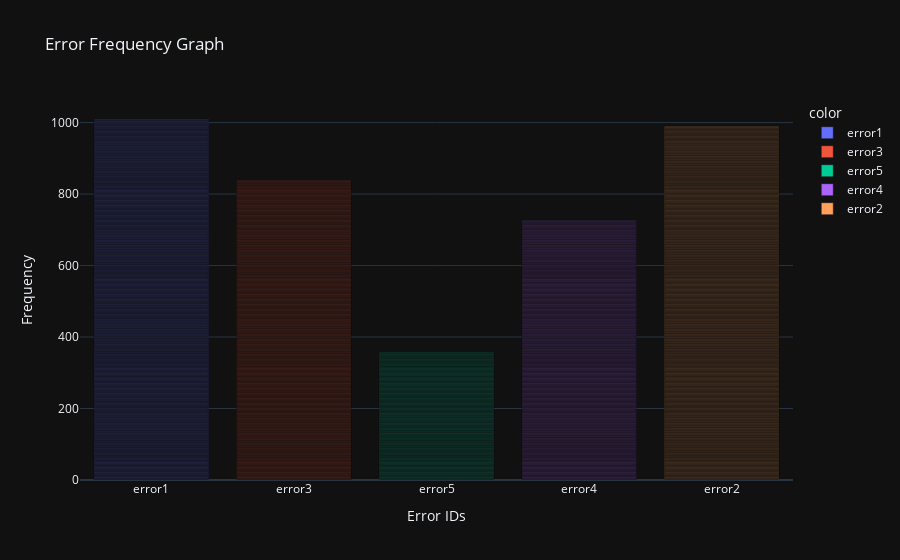

The notebook cell saved with this chart:
### Markdown cell above
#### Errors

### Code cell
fig  = px.bar(x =df_errors['errorID'] , color=df_errors['errorID'].values , title="Error Frequency Graph" )
fig.update_layout(xaxis_title='Error IDs', yaxis_title="Frequency" , template='plotly_dark')
fig.show()

### Figure 1 — Plotly figure (JSON) as saved in the notebook; plotly's stock layout.template omitted (floating-point values rounded to 4 significant figures; data arrays with more than 128 entries replaced by an {"elided": "..."} marker saying what was removed)
{"data": [{"alignmentgroup": "True", "hovertemplate": "color=error1<br>x=%{x}<br>count=%{y}<extra></extra>", "legendgroup": "error1", "marker": {"color": "#636efa", "pattern": {"shape": ""}}, "name": "error1", "offsetgroup": "error1", "orientation": "v", "showlegend": true, "textposition": "auto", "type": "bar", "x": {"elided": "1010 str values"}, "xaxis": "x", "y": {"elided": "1010 int values"}, "yaxis": "y"}, {"alignmentgroup": "True", "hovertemplate": "color=error3<br>x=%{x}<br>count=%{y}<extra></extra>", "legendgroup": "error3", "marker": {"color": "#EF553B", "pattern": {"shape": ""}}, "name": "error3", "offsetgroup": "error3", "orientation": "v", "showlegend": true, "textposition": "auto", "type": "bar", "x": {"elided": "838 str values"}, "xaxis": "x", "y": {"elided": "838 int values"}, "yaxis": "y"}, {"alignmentgroup": "True", "hovertemplate": "color=error5<br>x=%{x}<br>count=%{y}<extra></extra>", "legendgroup": "error5", "marker": {"color": "#00cc96", "pattern": {"shape": ""}}, "name": "error5", "offsetgroup": "error5", "orientation": "v", "showlegend": true, "textposition": "auto", "type": "bar", "x": {"elided": "356 str values"}, "xaxis": "x", "y": {"elided": "356 int values"}, "yaxis": "y"}, {"alignmentgroup": "True", "hovertemplate": "color=error4<br>x=%{x}<br>count=%{y}<extra></extra>", "legendgroup": "error4", "marker": {"color": "#ab63fa", "pattern": {"shape": ""}}, "name": "error4", "offsetgroup": "error4", "orientation": "v", "showlegend": true, "textposition": "auto", "type": "bar", "x": {"elided": "727 str values"}, "xaxis": "x", "y": {"elided": "727 int values"}, "yaxis": "y"}, {"alignmentgroup": "True", "hovertemplate": "color=error2<br>x=%{x}<br>count=%{y}<extra></extra>", "legendgroup": "error2", "marker": {"color": "#FFA15A", "pattern": {"shape": ""}}, "name": "error2", "offsetgroup": "error2", "orientation": "v", "showlegend": true, "textposition": "auto", "type": "bar", "x": {"elided": "988 str values"}, "xaxis": "x", "y": {"elided": "988 int values"}, "yaxis": "y"}], "layout": {"barmode": "relative", "legend": {"title": {"text": "color"}, "tracegroupgap": 0}, "title": {"text": "Error Frequency Graph"}, "xaxis": {"anchor": "y", "domain": [0, 1], "title": {"text": "Error IDs"}}, "yaxis": {"anchor": "x", "domain": [0, 1], "title": {"text": "Frequency"}}}}
